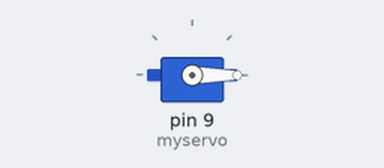
Recording of a sketch running on a simulated Arduino Uno, built with avr-gcc and run on an emulated ATmega328P. Parts: servo.

Above: at 0.05 s.
At 0.9 s:
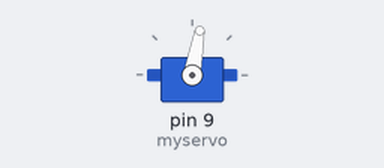
At 1.8 s:
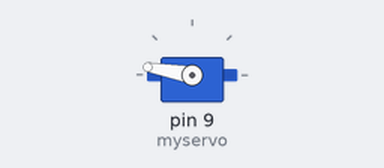
At 3.6 s:
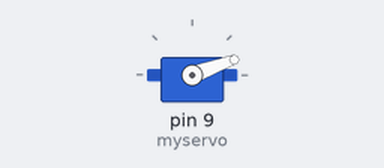
Timing chart, 0 to 8.7 s (numbered marks = the images above):
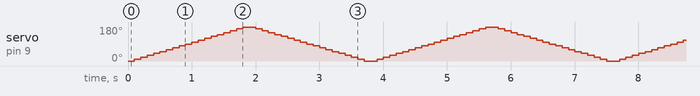

The sketch:

Servo_Motor.ino
```cpp
#include <Servo.h>
Servo myservo;
int pos=0;
void setup() {
myservo.attach(9);
}
void loop() {
  for(pos=0;pos<=180;pos+=10)
      {
        myservo.write(pos);
        delay(100);
      }
  for(pos=180;pos>=0;pos-=10)
      {
        myservo.write(pos);
        delay(100);
      }
}
```
